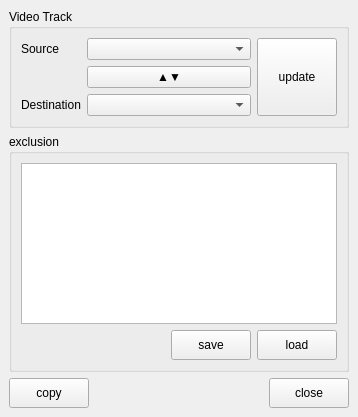
<?xml version="1.0" encoding="UTF-8"?>
<ui version="4.0">
 <class>MainWindow</class>
 <widget class="QMainWindow" name="MainWindow">
  <property name="geometry">
   <rect>
    <x>0</x>
    <y>0</y>
    <width>358</width>
    <height>417</height>
   </rect>
  </property>
  <property name="windowTitle">
   <string>MainWindow</string>
  </property>
  <widget class="QWidget" name="centralwidget">
   <layout class="QVBoxLayout" name="verticalLayout_3">
    <item>
     <widget class="QGroupBox" name="trackGroupBox">
      <property name="sizePolicy">
       <sizepolicy hsizetype="Preferred" vsizetype="Fixed">
        <horstretch>0</horstretch>
        <verstretch>0</verstretch>
       </sizepolicy>
      </property>
      <property name="title">
       <string>Video Track</string>
      </property>
      <layout class="QVBoxLayout" name="verticalLayout">
       <item>
        <layout class="QHBoxLayout" name="horizontalLayout_2" stretch="1,0">
         <item>
          <layout class="QFormLayout" name="formLayout">
           <item row="0" column="0">
            <widget class="QLabel" name="label">
             <property name="text">
              <string>Source</string>
             </property>
            </widget>
           </item>
           <item row="0" column="1">
            <widget class="QComboBox" name="sourceComboBox"/>
           </item>
           <item row="2" column="0">
            <widget class="QLabel" name="label_2">
             <property name="text">
              <string>Destination</string>
             </property>
            </widget>
           </item>
           <item row="2" column="1">
            <widget class="QComboBox" name="destinationComboBox"/>
           </item>
           <item row="1" column="1">
            <widget class="QPushButton" name="swapButton">
             <property name="text">
              <string>▲▼</string>
             </property>
            </widget>
           </item>
          </layout>
         </item>
         <item>
          <widget class="QPushButton" name="updateButton">
           <property name="sizePolicy">
            <sizepolicy hsizetype="Minimum" vsizetype="Minimum">
             <horstretch>0</horstretch>
             <verstretch>0</verstretch>
            </sizepolicy>
           </property>
           <property name="minimumSize">
            <size>
             <width>50</width>
             <height>30</height>
            </size>
           </property>
           <property name="toolTip">
            <string>トラック更新</string>
           </property>
           <property name="text">
            <string>update</string>
           </property>
          </widget>
         </item>
        </layout>
       </item>
      </layout>
     </widget>
    </item>
    <item>
     <widget class="QGroupBox" name="groupBox">
      <property name="title">
       <string>exclusion</string>
      </property>
      <layout class="QVBoxLayout" name="verticalLayout_2">
       <item>
        <widget class="QPlainTextEdit" name="plainTextEdit"/>
       </item>
       <item>
        <layout class="QHBoxLayout" name="horizontalLayout_3">
         <item>
          <spacer name="horizontalSpacer_2">
           <property name="orientation">
            <enum>Qt::Horizontal</enum>
           </property>
           <property name="sizeHint" stdset="0">
            <size>
             <width>40</width>
             <height>20</height>
            </size>
           </property>
          </spacer>
         </item>
         <item>
          <widget class="QPushButton" name="saveButton">
           <property name="minimumSize">
            <size>
             <width>80</width>
             <height>30</height>
            </size>
           </property>
           <property name="text">
            <string>save</string>
           </property>
          </widget>
         </item>
         <item>
          <widget class="QPushButton" name="loadButton">
           <property name="minimumSize">
            <size>
             <width>80</width>
             <height>30</height>
            </size>
           </property>
           <property name="text">
            <string>load</string>
           </property>
          </widget>
         </item>
        </layout>
       </item>
      </layout>
     </widget>
    </item>
    <item>
     <layout class="QHBoxLayout" name="horizontalLayout">
      <item>
       <widget class="QPushButton" name="copyButton">
        <property name="minimumSize">
         <size>
          <width>50</width>
          <height>30</height>
         </size>
        </property>
        <property name="toolTip">
         <string>トラック更新</string>
        </property>
        <property name="text">
         <string>copy</string>
        </property>
       </widget>
      </item>
      <item>
       <spacer name="horizontalSpacer">
        <property name="orientation">
         <enum>Qt::Horizontal</enum>
        </property>
        <property name="sizeHint" stdset="0">
         <size>
          <width>40</width>
          <height>20</height>
         </size>
        </property>
       </spacer>
      </item>
      <item>
       <widget class="QPushButton" name="closeButton">
        <property name="minimumSize">
         <size>
          <width>50</width>
          <height>30</height>
         </size>
        </property>
        <property name="toolTip">
         <string>閉じる</string>
        </property>
        <property name="text">
         <string>close</string>
        </property>
       </widget>
      </item>
     </layout>
    </item>
   </layout>
  </widget>
 </widget>
 <resources/>
 <connections/>
</ui>
